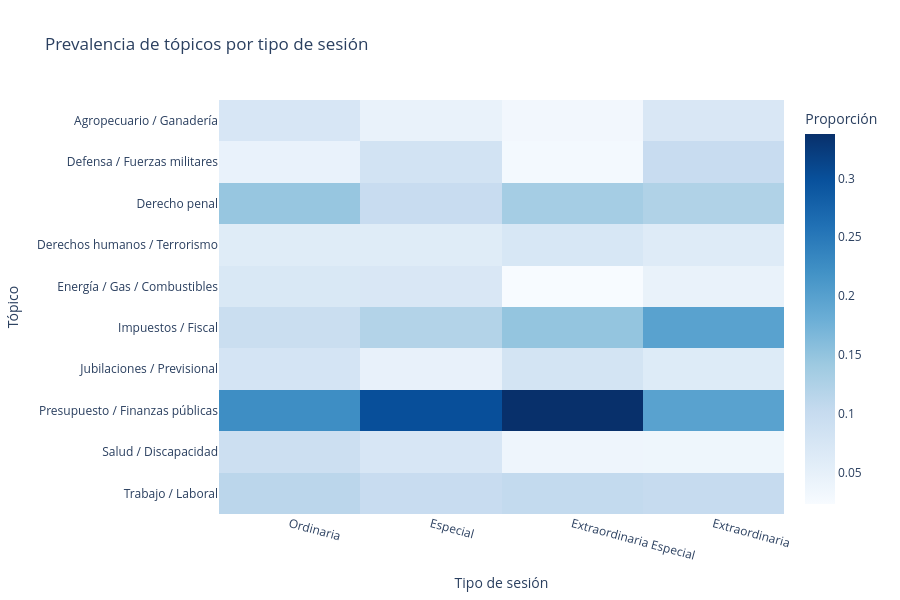

The code cell stored with this chart in its notebook:
### Markdown cell above
## 6. Heatmap: prevalencia de tópicos por tipo de sesión

### Code cell
pivot = (
    df_validos
    .groupby(["tipo_sesion", "topic_label"])
    .size()
    .reset_index(name="count")
)
pivot["prop"] = pivot.groupby("tipo_sesion")["count"].transform(lambda x: x / x.sum())

heatmap_df = pivot.pivot(index="topic_label", columns="tipo_sesion", values="prop").fillna(0)

# Ordenar columnas por sentido institucional
orden_tipos = [t for t in TIPOS_SELECCIONADOS if t in heatmap_df.columns]
heatmap_df = heatmap_df[orden_tipos]

fig_heat = px.imshow(
    heatmap_df,
    labels=dict(x="Tipo de sesión", y="Tópico", color="Proporción"),
    title="Prevalencia de tópicos por tipo de sesión",
    color_continuous_scale="Blues",
    aspect="auto",
    height=600,
)
fig_heat.update_xaxes(tickangle=15)
fig_heat.show()
fig_heat.write_html("figuras/heatmap_topicos_por_tipo_sesion.html")

### Figure 1 — Plotly figure (JSON) as saved in the notebook; plotly's stock layout.template omitted (floating-point values rounded to 4 significant figures)
{"data": [{"coloraxis": "coloraxis", "hovertemplate": "Tipo de sesión: %{x}<br>Tópico: %{y}<br>Proporción: %{z}<extra></extra>", "name": "0", "type": "heatmap", "x": ["Ordinaria", "Especial", "Extraordinaria Especial", "Extraordinaria"], "xaxis": "x", "y": ["Agropecuario / Ganadería", "Defensa / Fuerzas militares", "Derecho penal", "Derechos humanos / Terrorismo", "Energía / Gas / Combustibles", "Impuestos / Fiscal", "Jubilaciones / Previsional", "Presupuesto / Finanzas públicas", "Salud / Discapacidad", "Trabajo / Laboral"], "yaxis": "y", "z": [[0.07391, 0.04543, 0.03195, 0.07148], [0.04537, 0.08243, 0.02941, 0.09886], [0.1463, 0.09886, 0.1339, 0.1236], [0.06109, 0.06068, 0.07353, 0.06212], [0.0706, 0.07148, 0.02333, 0.04609], [0.09473, 0.1203, 0.1486, 0.1977], [0.07915, 0.04736, 0.08012, 0.06346], [0.2244, 0.3003, 0.3377, 0.1977], [0.09142, 0.0737, 0.03702, 0.03674], [0.1131, 0.09945, 0.1045, 0.1022]]}], "layout": {"coloraxis": {"colorbar": {"title": {"text": "Proporción"}}, "colorscale": [[0, "rgb(247,251,255)"], [0.125, "rgb(222,235,247)"], [0.25, "rgb(198,219,239)"], [0.375, "rgb(158,202,225)"], [0.5, "rgb(107,174,214)"], [0.625, "rgb(66,146,198)"], [0.75, "rgb(33,113,181)"], [0.875, "rgb(8,81,156)"], [1, "rgb(8,48,107)"]]}, "height": 600, "title": {"text": "Prevalencia de tópicos por tipo de sesión"}, "xaxis": {"anchor": "y", "domain": [0, 1], "tickangle": 15, "title": {"text": "Tipo de sesión"}}, "yaxis": {"anchor": "x", "autorange": "reversed", "domain": [0, 1], "title": {"text": "Tópico"}}}}
